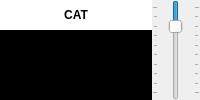
      <widget class="QFrame" name="frame_5">
       <property name="sizePolicy">
        <sizepolicy hsizetype="Preferred" vsizetype="Minimum">
         <horstretch>0</horstretch>
         <verstretch>0</verstretch>
        </sizepolicy>
       </property>
       <property name="minimumSize">
        <size>
         <width>0</width>
         <height>10</height>
        </size>
       </property>
       <property name="frameShape">
        <enum>QFrame::Shape::NoFrame</enum>
       </property>
       <property name="frameShadow">
        <enum>QFrame::Shadow::Plain</enum>
       </property>
       <layout class="QVBoxLayout" name="verticalLayout_14">
        <property name="spacing">
         <number>4</number>
        </property>
        <property name="leftMargin">
         <number>0</number>
        </property>
        <property name="topMargin">
         <number>0</number>
        </property>
        <property name="rightMargin">
         <number>0</number>
        </property>
        <property name="bottomMargin">
         <number>0</number>
        </property>
        <item>
         <widget class="QWidget" name="bandHorizontalWidget" native="true">
          <property name="sizePolicy">
           <sizepolicy hsizetype="Preferred" vsizetype="Preferred">
            <horstretch>0</horstretch>
            <verstretch>0</verstretch>
           </sizepolicy>
          </property>
          <layout class="QHBoxLayout" name="horizontalLayoutBand">
           <property name="spacing">
            <number>0</number>
           </property>
           <property name="leftMargin">
            <number>0</number>
           </property>
           <property name="topMargin">
            <number>0</number>
           </property>
           <property name="rightMargin">
            <number>0</number>
           </property>
           <property name="bottomMargin">
            <number>0</number>
           </property>
           <item>
            <widget class="QWidget" name="widget_3" native="true">
             <property name="sizePolicy">
              <sizepolicy hsizetype="Preferred" vsizetype="MinimumExpanding">
               <horstretch>0</horstretch>
               <verstretch>0</verstretch>
              </sizepolicy>
             </property>
             <property name="minimumSize">
              <size>
               <width>0</width>
               <height>0</height>
              </size>
             </property>
             <property name="styleSheet">
              <string notr="true">QWidget { background-color:black; }
</string>
             </property>
             <layout class="QVBoxLayout" name="verticalLayout_11">
              <property name="spacing">
               <number>0</number>
              </property>
              <property name="leftMargin">
               <number>0</number>
              </property>
              <property name="topMargin">
               <number>0</number>
              </property>
              <property name="rightMargin">
               <number>0</number>
              </property>
              <property name="bottomMargin">
               <number>0</number>
              </property>
              <item>
               <widget class="QPushButton" name="readFreq">
                <property name="enabled">
                 <bool>false</bool>
                </property>
                <property name="sizePolicy">
                 <sizepolicy hsizetype="Expanding" vsizetype="Fixed">
                  <horstretch>0</horstretch>
                  <verstretch>0</verstretch>
                 </sizepolicy>
                </property>
                <property name="minimumSize">
                 <size>
                  <width>40</width>
                  <height>30</height>
                 </size>
                </property>
                <property name="maximumSize">
                 <size>
                  <width>16777215</width>
                  <height>16777215</height>
                 </size>
                </property>
                <property name="visible">
                 <bool>true</bool>
                </property>
                <property name="toolTip">
                 <string>&lt;html&gt;&lt;head/&gt;&lt;body&gt;&lt;p&gt;If orange or red there has been a rig control failure, click to reset and read the dial frequency.  S implies split mode.&lt;/p&gt;&lt;/body&gt;&lt;/html&gt;</string>
                </property>
                <property name="styleSheet">
                 <string notr="true">QPushButton {
font-family: helvetica;
font-size: 9pt;
font-weight: bold;
background-color: white;
color: black;
border-style: solid;
border-width:0px;
border-color: gray;
min-width:40px;
min-height:30px;
}
QPushButton[state=&quot;error&quot;] {
background-color: red;
}
QPushButton[state=&quot;warning&quot;] {
background-color: orange;
}
QPushButton[state=&quot;ok&quot;] {
background-color: #22ff22;
}</string>
                </property>
                <property name="text">
                 <string>CAT</string>
                </property>
               </widget>
              </item>
              <item>
               <widget class="SignalMeter" name="signal_meter_widget" native="true">
                <property name="sizePolicy">
                 <sizepolicy hsizetype="MinimumExpanding" vsizetype="MinimumExpanding">
                  <horstretch>1</horstretch>
                  <verstretch>1</verstretch>
                 </sizepolicy>
                </property>
                <property name="minimumSize">
                 <size>
                  <width>75</width>
                  <height>1</height>
                 </size>
                </property>
                <property name="maximumSize">
                 <size>
                  <width>16777215</width>
                  <height>16777215</height>
                 </size>
                </property>
                <property name="toolTip">
                 <string>&lt;html&gt;&lt;head/&gt;&lt;body&gt;&lt;p&gt;30dB recommended when only noise present&lt;br/&gt;Green when good&lt;br/&gt;Red when clipping may occur&lt;br/&gt;Yellow when too low&lt;/p&gt;&lt;/body&gt;&lt;/html&gt;</string>
                </property>
                <property name="styleSheet">
                 <string notr="true">QLabel { color: white }</string>
                </property>
               </widget>
              </item>
             </layout>
            </widget>
           </item>
           <item>
            <widget class="AttenuationSlider" name="outAttenuation">
             <property name="sizePolicy">
              <sizepolicy hsizetype="Fixed" vsizetype="MinimumExpanding">
               <horstretch>1</horstretch>
               <verstretch>0</verstretch>
              </sizepolicy>
             </property>
             <property name="minimumSize">
              <size>
               <width>48</width>
               <height>1</height>
              </size>
             </property>
             <property name="font">
              <font>
               <pointsize>10</pointsize>
              </font>
             </property>
             <property name="toolTip">
              <string>Adjust Tx audio level</string>
             </property>
             <property name="maximum">
              <number>450</number>
             </property>
             <property name="value">
              <number>100</number>
             </property>
             <property name="orientation">
              <enum>Qt::Orientation::Vertical</enum>
             </property>
             <property name="invertedAppearance">
              <bool>true</bool>
             </property>
             <property name="invertedControls">
              <bool>true</bool>
             </property>
             <property name="tickPosition">
              <enum>QSlider::TickPosition::TicksBothSides</enum>
             </property>
             <property name="tickInterval">
              <number>50</number>
             </property>
            </widget>
           </item>
          </layout>
         </widget>
        </item>
       </layout>
      </widget>
